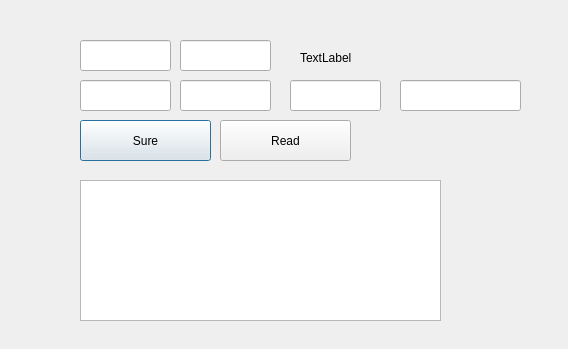
<?xml version="1.0" encoding="UTF-8"?>
<ui version="4.0">
 <class>Dialog</class>
 <widget class="QDialog" name="Dialog">
  <property name="geometry">
   <rect>
    <x>0</x>
    <y>0</y>
    <width>568</width>
    <height>349</height>
   </rect>
  </property>
  <property name="windowTitle">
   <string>Dialog</string>
  </property>
  <widget class="QLineEdit" name="Code1">
   <property name="geometry">
    <rect>
     <x>80</x>
     <y>80</y>
     <width>91</width>
     <height>31</height>
    </rect>
   </property>
   <property name="text">
    <string/>
   </property>
   <property name="maxLength">
    <number>8</number>
   </property>
   <property name="alignment">
    <set>Qt::AlignCenter</set>
   </property>
  </widget>
  <widget class="QLineEdit" name="VerNum">
   <property name="geometry">
    <rect>
     <x>180</x>
     <y>40</y>
     <width>91</width>
     <height>31</height>
    </rect>
   </property>
   <property name="inputMask">
    <string/>
   </property>
   <property name="text">
    <string/>
   </property>
   <property name="maxLength">
    <number>8</number>
   </property>
   <property name="alignment">
    <set>Qt::AlignCenter</set>
   </property>
   <property name="readOnly">
    <bool>true</bool>
   </property>
  </widget>
  <widget class="QPushButton" name="sign">
   <property name="geometry">
    <rect>
     <x>80</x>
     <y>120</y>
     <width>131</width>
     <height>41</height>
    </rect>
   </property>
   <property name="text">
    <string>Sure</string>
   </property>
  </widget>
  <widget class="QLineEdit" name="SysNum">
   <property name="geometry">
    <rect>
     <x>80</x>
     <y>40</y>
     <width>91</width>
     <height>31</height>
    </rect>
   </property>
   <property name="inputMethodHints">
    <set>Qt::ImhNone</set>
   </property>
   <property name="inputMask">
    <string/>
   </property>
   <property name="text">
    <string/>
   </property>
   <property name="maxLength">
    <number>8</number>
   </property>
   <property name="alignment">
    <set>Qt::AlignCenter</set>
   </property>
   <property name="readOnly">
    <bool>true</bool>
   </property>
  </widget>
  <widget class="QLabel" name="label">
   <property name="geometry">
    <rect>
     <x>20</x>
     <y>30</y>
     <width>66</width>
     <height>14</height>
    </rect>
   </property>
   <property name="text">
    <string/>
   </property>
  </widget>
  <widget class="QLineEdit" name="Code2">
   <property name="geometry">
    <rect>
     <x>180</x>
     <y>80</y>
     <width>91</width>
     <height>31</height>
    </rect>
   </property>
   <property name="maxLength">
    <number>8</number>
   </property>
   <property name="alignment">
    <set>Qt::AlignCenter</set>
   </property>
  </widget>
  <widget class="QLineEdit" name="Code3">
   <property name="geometry">
    <rect>
     <x>290</x>
     <y>80</y>
     <width>91</width>
     <height>31</height>
    </rect>
   </property>
   <property name="maxLength">
    <number>8</number>
   </property>
   <property name="alignment">
    <set>Qt::AlignCenter</set>
   </property>
  </widget>
  <widget class="QLineEdit" name="Code4">
   <property name="geometry">
    <rect>
     <x>400</x>
     <y>80</y>
     <width>121</width>
     <height>31</height>
    </rect>
   </property>
   <property name="maxLength">
    <number>8</number>
   </property>
   <property name="alignment">
    <set>Qt::AlignCenter</set>
   </property>
  </widget>
  <widget class="QPushButton" name="read">
   <property name="geometry">
    <rect>
     <x>220</x>
     <y>120</y>
     <width>131</width>
     <height>41</height>
    </rect>
   </property>
   <property name="text">
    <string>Read</string>
   </property>
  </widget>
  <widget class="QLabel" name="label_2">
   <property name="geometry">
    <rect>
     <x>300</x>
     <y>50</y>
     <width>221</width>
     <height>16</height>
    </rect>
   </property>
   <property name="text">
    <string>TextLabel</string>
   </property>
  </widget>
  <widget class="QTextBrowser" name="textBrowser">
   <property name="geometry">
    <rect>
     <x>80</x>
     <y>180</y>
     <width>361</width>
     <height>141</height>
    </rect>
   </property>
  </widget>
 </widget>
 <resources/>
 <connections/>
</ui>
